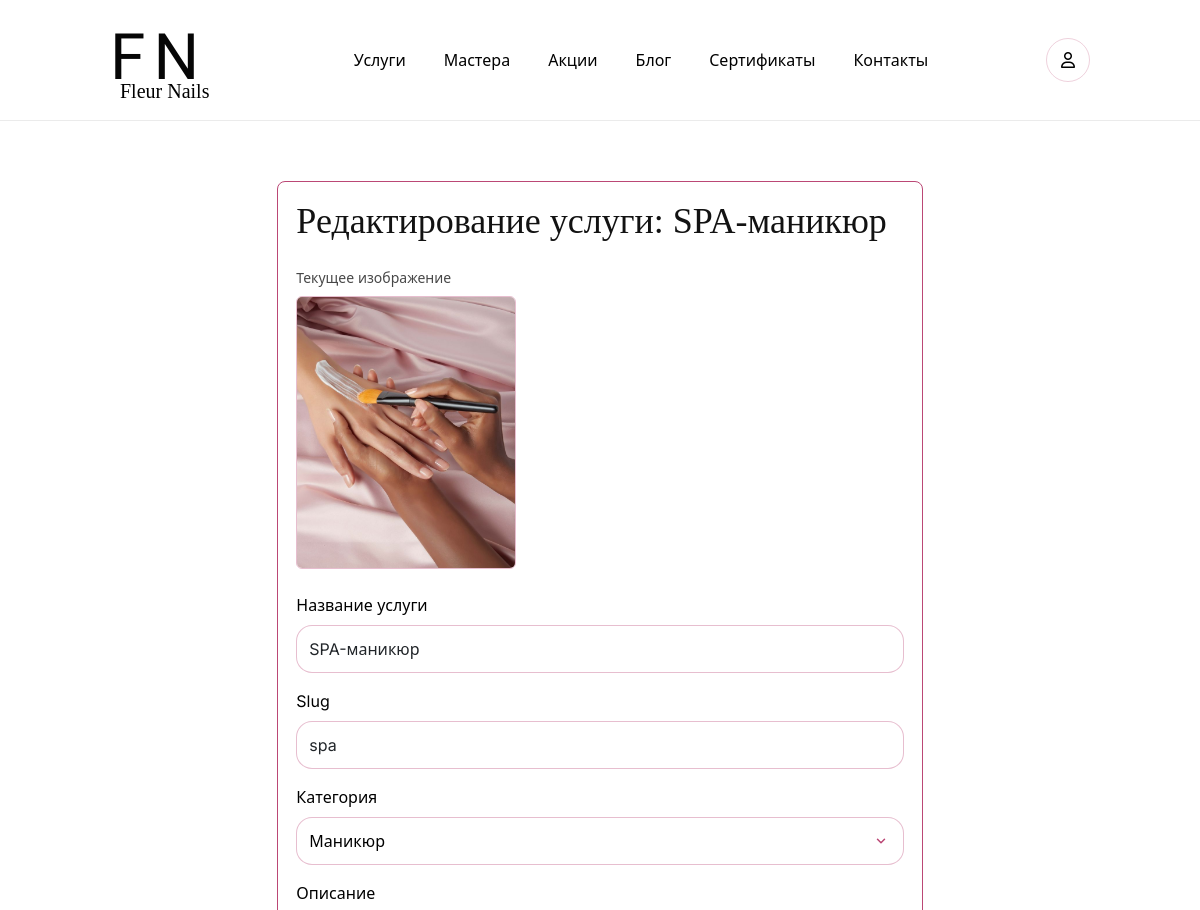
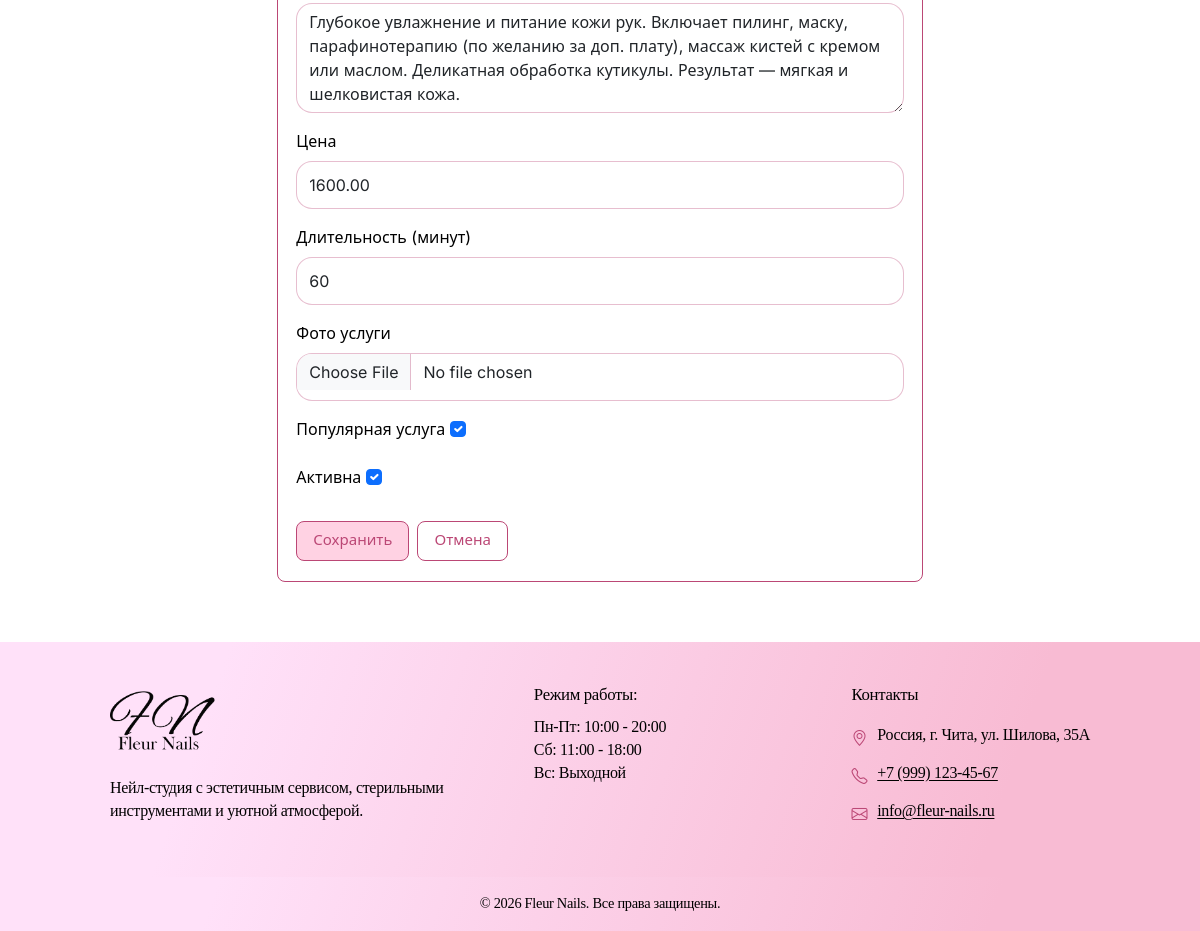
Screenshot of /service/5/edit/ (signed in) with the database file from the repository (2 pictures, top to bottom).
### main/models.py (models this page shows, shortened)
class Service(models.Model):
    name = models.CharField("Название услуги", max_length=200)
    slug = models.SlugField("Slug", unique=True, blank=True)
    category = models.ForeignKey(
        Category,
        on_delete=models.SET_NULL,
        verbose_name="Категория",
        null=True,
        blank=True,
        related_name="services",
    )
    description = models.TextField("Описание")
    price = models.DecimalField("Цена", max_digits=8, decimal_places=2)
    duration_minutes = models.PositiveIntegerField("Длительность (минут)", default=120)
    image = models.ImageField("Фото услуги", upload_to="services/", blank=True, null=True)
    popular = models.BooleanField("Популярная услуга", default=False)
    is_active = models.BooleanField("Активна", default=True)
    created_at = models.DateTimeField("Дата создания", auto_now_add=True)
    class Meta:
        verbose_name = "Услуга"
        verbose_name_plural = "Услуги"
        ordering = ["name"]

### main/views.py (the view, shortened to what this page needs)
# urls.py: path('service/<int:service_id>/edit/', views.ServiceUpdateView.as_view(), name='service_edit'),
class ServiceUpdateView(LoginRequiredMixin, AdminRequiredMixin, UpdateView):
    model = Service
    form_class = ServiceForm
    template_name = "main/service_form.html"
    pk_url_kwarg = "service_id"
    success_url = reverse_lazy("main:services")

### main/forms.py
class ServiceForm(forms.ModelForm):
    class Meta:
        model = Service
        fields = [
            "name",
            "slug",
            "category",
            "description",
            "price",
            "duration_minutes",
            "image",
            "popular",
            "is_active",
        ]
        widgets = {
            "description": forms.Textarea(attrs={"rows": 4, "class": "form-control"}),
            "name": forms.TextInput(attrs={"class": "form-control"}),
            "slug": forms.TextInput(attrs={"class": "form-control"}),
            "category": forms.Select(attrs={"class": "form-control"}),
            "price": forms.NumberInput(attrs={"class": "form-control"}),
            "duration_minutes": forms.NumberInput(attrs={"class": "form-control"}),
            "image": forms.FileInput(attrs={"class": "form-control"}),
            "popular": forms.CheckboxInput(attrs={"class": "form-check-input"}),
            "is_active": forms.CheckboxInput(attrs={"class": "form-check-input"}),
        }

### main/models.py (called while the page is built)
    def __str__(self):
        return self.name

### users/mixins.py (called while the page is built)
    def dispatch(self, request, *args, **kwargs):
        if not request.user.is_authenticated:
            return self.handle_no_permission()
        if request.user.is_superuser or request.user.role == 'ADMIN':
            return super().dispatch(request, *args, **kwargs)
        messages.error(request, 'Доступ запрещен. Только для администраторов.')
        return redirect('main:index')

### templates/main/service_form.html (shortened to what this page needs)
{% extends 'main/base.html' %}
{% block content %}
<div class="fn-container fn-inner-page">
    <section class="fn-section">
        <div class="row justify-content-center">
            <div class="col-lg-8">
                <div class="fn-card">
                    <div class="fn-card__body">
                        <h1 class="fn-inner-page__title mb-4">
                            {% if service %}
                                Редактирование услуги: {{ service.name }}
                            {% else %}
                                Добавить новую услугу
                            {% endif %}
                        </h1>
                        {% if service and service.image %}
                            <p class="fn-card__meta mb-2">Текущее изображение</p>
                            <div class="mb-4">
                                <img src="{{ service.image.url }}" alt="" class="rounded" style="max-width: 220px; width: 100%; height: auto; border: 1px solid var(--fn-border);">
                            </div>
                        {% endif %}
                        <form method="post" enctype="multipart/form-data" class="fn-service-form">
                            {% for field in form %}
                                <div class="mb-3">
                                    <label class="form-label" for="{{ field.id_for_label }}">{{ field.label }}</label>
                                    {{ field }}
                                </div>
                            {% endfor %}
                            <div class="d-flex flex-wrap gap-2 mt-4">
                                <button type="submit" class="fn-btn fn-btn--hero-primary fn-btn--page-sm">Сохранить</button>
                                <a href="{% url 'main:services' %}" class="fn-btn fn-btn--hero-outline fn-btn--page-sm">Отмена</a>
                            </div>
                        </form>
                    </div>
                </div>
            </div>
        </div>
    </section>
</div>
{% endblock %}

### static/css/globals.css (style rules this page uses)
*, *::before, *::after { box-sizing: border-box; }
html, body { height: 100%; }
body { margin: 0; background: #ffffff; color: #000000; -webkit-font-smoothing: antialiased; -moz-osx-font-smoothing: grayscale; }
img, picture, video, canvas, svg { display: block; max-width: 100%; }
input, button, textarea, select { font: inherit; }
a { color: inherit; text-decoration: none; }
:root { --fn-bg: #ffffff; --fn-text: #000000; --fn-muted: rgba(0, 0, 0, 0.72); --fn-figma-border: #bb4775; --fn-figma-cta-fill: #ffd2e3; --fn-figma-cta-alt: #f8bbd3; --fn-figma-heading: #121212; --fn-figma-logo: #060606; --fn-accent: var(--fn-figma-border); --fn-accent-2: #c8b6e2; --fn-border: rgba(187, 71, 117, 0.35); --fn-border-soft: rgba(187, 71, 117, 0.25); --fn-radius-lg: 40px; --fn-radius-md: 24px; --fn-radius-sm: 16px; --fn-radius-ui: 8px; --fn-radius-btn-sm: 4px; --fn-shadow: 0 6px 24px rgba(187, 71, 117, 0.12); --fn-shadow-soft: 0 4px 20px rgba(0, 0, 0, 0.06); --fn-font-brand: "Alex Brush", cursive; --fn-font-title: "Libre Baskerville", "Baskerville Old Face", Georgia, "Times New Roman", serif; --fn-font-body: "Inter", system-ui, -apple-system, Segoe UI, Roboto, Arial, sans-serif; --fn-pink: var(--fn-figma-cta-fill); --fn-pink-soft: #ffe1f9; --fn-pink-deep: var(--fn-figma-border); --fn-pink-border: var(--fn-figma-border); --fn-pink-hover: #a63d66; --fn-input-autofill-bg: #fef5fa; }
body { font-family: var(--fn-font-body); }
h1, h2, h3, h4, h5, h6 { font-family: var(--fn-font-title); margin: 0; }
p { margin: 0; }
.fn-container { width: 100%; max-width: 1440px; margin: 0 auto; padding: 0 110px; }

### static/css/style.css (style rules this page uses)
.fn-section { padding: 60px 0; }
.fn-card { border: 1px solid var(--fn-border); border-radius: var(--fn-radius-md); background: #fff; box-shadow: var(--fn-shadow); overflow: hidden; }
.fn-card__body { padding: 18px 18px 20px; }
.fn-card__meta { font-family: var(--fn-font-body); font-size: 14px; color: var(--fn-muted); }
.btn, .form-control, .form-select, .table, .card { border-radius: var(--fn-radius-sm) !important; }
.form-control, .form-select { border: 1px solid var(--fn-border) !important; min-height: 48px; }
.fn-page-site select.form-control, .fn-page-site select.form-select, .fn-page-site .form-select { appearance: none; -webkit-appearance: none; -moz-appearance: none; background-color: #fff; color: var(--fn-text); accent-color: var(--fn-figma-border); cursor: pointer; }
.fn-page-site select.form-control:not([multiple]):not([size]), .fn-page-site select.form-select:not([multiple]):not([size]), .fn-page-site .form-select:not([multiple]):not([size]) { padding-right: 2.75rem; background-repeat: no-repeat; background-position: right 0.9rem center; background-size: 14px 14px; }
.fn-page-site select.form-control option, .fn-page-site select.form-select option, .fn-page-site .form-select option { background-color: #fff; color: var(--fn-text); }
.fn-page-site .form-control::placeholder { color: rgba(0, 0, 0, 0.45); }
.fn-btn { display: inline-flex; align-items: center; justify-content: center; box-sizing: border-box; cursor: pointer; text-decoration: none; font-family: var(--fn-font-body); font-weight: 400; border-radius: var(--fn-radius-ui); transition: background 0.2s ease, color 0.2s ease, border-color 0.2s ease, transform 0.15s ease; }
.fn-btn--hero-primary, .fn-btn--hero-outline { min-height: 59px; min-width: min(296px, 100%); padding: 9px 16px; font-size: 1.5rem; line-height: 22px; border: 2px solid var(--fn-figma-border); }
.fn-btn--hero-primary { background: var(--fn-figma-cta-fill); color: var(--fn-figma-border); }
.fn-btn--hero-outline { background: #ffffff; color: var(--fn-figma-border); }
.fn-btn--page-sm { min-height: 40px; min-width: 0; padding: 8px 16px; font-size: 0.9375rem; line-height: 1.25; border-width: 1px; }
.fn-btn--page-sm.fn-btn--cta-wide, .fn-btn--page-sm.fn-btn--hero-primary, .fn-btn--page-sm.fn-btn--hero-outline { min-height: 40px; min-width: 0; max-width: 16rem; width: auto; }
.fn-inner-page__title { font-family: var(--fn-font-title); font-size: clamp(1.75rem, 3vw, 2.8125rem); font-weight: 400; color: var(--fn-figma-heading); margin-bottom: 0.75rem; }
.fn-page-site .fn-card { border: 1px solid var(--fn-figma-border); border-radius: var(--fn-radius-ui); box-shadow: none; }

### rows the page displays
Service: name "SPA-маникюр", image (picture), form "SPA-маникюр" "spa" "Маникюр" "Глубокое увлажнение и питание кожи рук. Включает пилинг, маску, парафинотерапию (по желанию за доп. плату), массаж кистей с кремом или маслом. Деликатная обработка кутикулы. Результат — мягкая и шелковистая кожа." "1600.00" "60" "☑" "☑"

### other values shown
{{ field.label }} "Название услуги" "Slug" "Категория" "Описание" "Цена" "Длительность (минут)" "Фото услуги" "Популярная услуга" "Активна"
